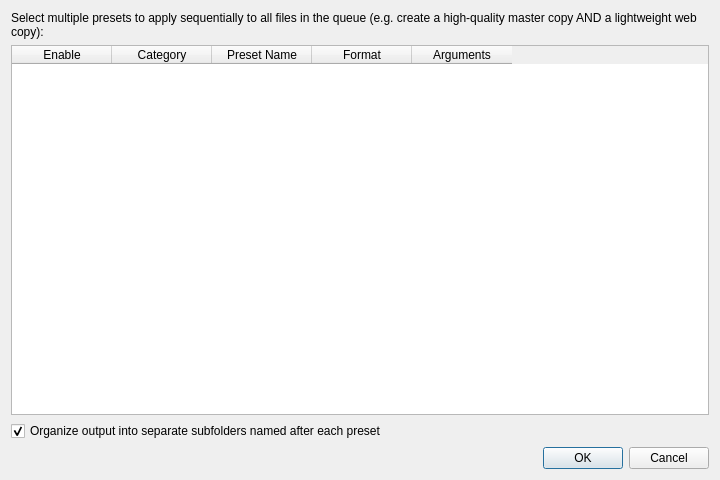
<?xml version="1.0" encoding="UTF-8"?>
<ui version="4.0">
 <class>MultiPresetsDialog</class>
 <widget class="QDialog" name="MultiPresetsDialog">
  <property name="geometry">
   <rect>
    <x>0</x>
    <y>0</y>
    <width>720</width>
    <height>480</height>
   </rect>
  </property>
  <property name="windowTitle">
   <string>Multiple Presets Batch Run - FFmpeg Batch</string>
  </property>
  <layout class="QVBoxLayout" name="mainMultiLayout">
   <item>
    <widget class="QLabel" name="lblMultiDesc">
     <property name="text">
      <string>Select multiple presets to apply sequentially to all files in the queue (e.g. create a high-quality master copy AND a lightweight web copy):</string>
     </property>
     <property name="wordWrap">
      <bool>true</bool>
     </property>
    </widget>
   </item>
   <item>
    <widget class="QTableWidget" name="tableMultiPresets">
     <property name="selectionBehavior">
      <enum>QAbstractItemView::SelectRows</enum>
     </property>
     <column>
      <property name="text">
       <string>Enable</string>
      </property>
     </column>
     <column>
      <property name="text">
       <string>Category</string>
      </property>
     </column>
     <column>
      <property name="text">
       <string>Preset Name</string>
      </property>
     </column>
     <column>
      <property name="text">
       <string>Format</string>
      </property>
     </column>
     <column>
      <property name="text">
       <string>Arguments</string>
      </property>
     </column>
    </widget>
   </item>
   <item>
    <widget class="QCheckBox" name="chkSubfolderPerPreset">
     <property name="text">
      <string>Organize output into separate subfolders named after each preset</string>
     </property>
     <property name="checked">
      <bool>true</bool>
     </property>
    </widget>
   </item>
   <item>
    <widget class="QDialogButtonBox" name="multiButtonBox">
     <property name="orientation">
      <enum>Qt::Horizontal</enum>
     </property>
     <property name="standardButtons">
      <set>QDialogButtonBox::Cancel|QDialogButtonBox::Ok</set>
     </property>
    </widget>
   </item>
  </layout>
 </widget>
 <resources/>
 <connections/>
</ui>
